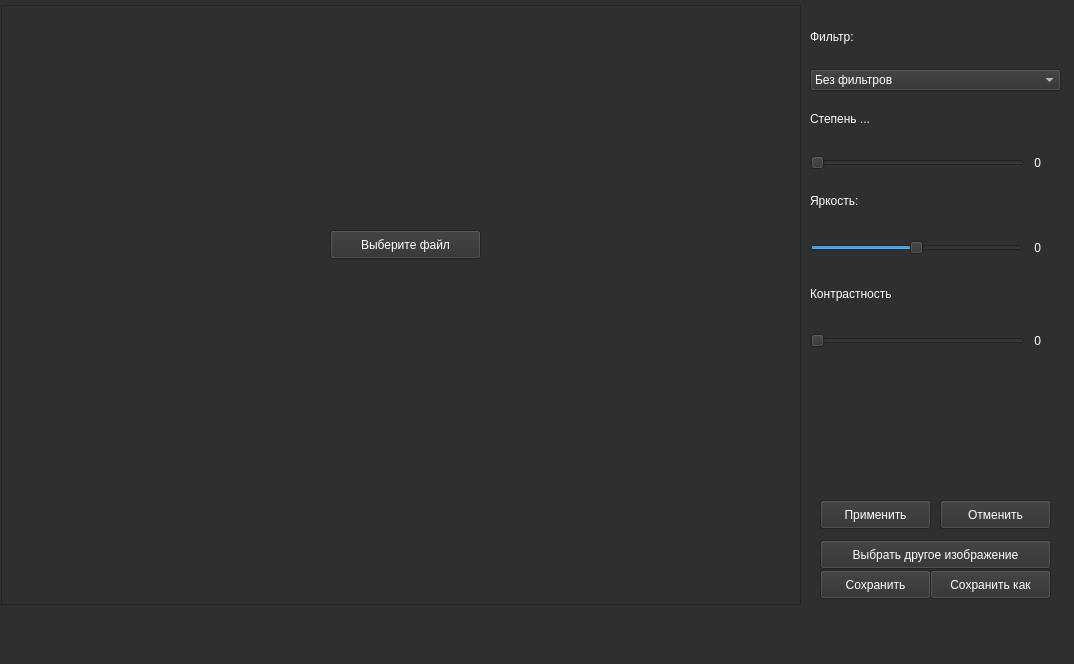
<?xml version="1.0" encoding="UTF-8"?>
<ui version="4.0">
 <class>MainWindow</class>
 <widget class="QMainWindow" name="MainWindow">
  <property name="geometry">
   <rect>
    <x>0</x>
    <y>0</y>
    <width>1074</width>
    <height>664</height>
   </rect>
  </property>
  <property name="windowTitle">
   <string>PicTweek</string>
  </property>
  <property name="styleSheet">
   <string notr="true">background-color: rgb(46, 47, 48);</string>
  </property>
  <property name="unifiedTitleAndToolBarOnMac">
   <bool>false</bool>
  </property>
  <widget class="QWidget" name="centralwidget">
   <widget class="QPushButton" name="chooseButton">
    <property name="geometry">
     <rect>
      <x>330</x>
      <y>230</y>
      <width>151</width>
      <height>29</height>
     </rect>
    </property>
    <property name="styleSheet">
     <string notr="true">color: rgb(255, 255, 255);</string>
    </property>
    <property name="text">
     <string>Выберите файл</string>
    </property>
   </widget>
   <widget class="QGraphicsView" name="graphicsView">
    <property name="geometry">
     <rect>
      <x>1</x>
      <y>5</y>
      <width>800</width>
      <height>600</height>
     </rect>
    </property>
    <property name="minimumSize">
     <size>
      <width>791</width>
      <height>451</height>
     </size>
    </property>
    <property name="styleSheet">
     <string notr="true">background-color: rgb(46, 47, 48);</string>
    </property>
   </widget>
   <widget class="QWidget" name="verticalLayoutWidget">
    <property name="geometry">
     <rect>
      <x>810</x>
      <y>180</y>
      <width>251</width>
      <height>181</height>
     </rect>
    </property>
    <layout class="QVBoxLayout" name="verticalLayout">
     <item>
      <widget class="QLabel" name="label_2">
       <property name="styleSheet">
        <string notr="true">color: rgb(255, 255, 255);</string>
       </property>
       <property name="text">
        <string>Яркость:</string>
       </property>
      </widget>
     </item>
     <item>
      <layout class="QVBoxLayout" name="verticalLayout_2">
       <item>
        <layout class="QHBoxLayout" name="horizontalLayout">
         <property name="spacing">
          <number>8</number>
         </property>
         <property name="sizeConstraint">
          <enum>QLayout::SetFixedSize</enum>
         </property>
         <item>
          <widget class="QSlider" name="brightnessSlider">
           <property name="styleSheet">
            <string notr="true"/>
           </property>
           <property name="minimum">
            <number>-100</number>
           </property>
           <property name="maximum">
            <number>100</number>
           </property>
           <property name="orientation">
            <enum>Qt::Horizontal</enum>
           </property>
           <property name="tickPosition">
            <enum>QSlider::NoTicks</enum>
           </property>
           <property name="tickInterval">
            <number>10</number>
           </property>
          </widget>
         </item>
         <item>
          <widget class="QLabel" name="brightnessLabel">
           <property name="enabled">
            <bool>true</bool>
           </property>
           <property name="minimumSize">
            <size>
             <width>30</width>
             <height>25</height>
            </size>
           </property>
           <property name="styleSheet">
            <string notr="true">color: rgb(255, 255, 255);
background-color: rgb(46, 47, 48);</string>
           </property>
           <property name="text">
            <string> 0</string>
           </property>
          </widget>
         </item>
        </layout>
       </item>
      </layout>
     </item>
     <item>
      <widget class="QLabel" name="label_3">
       <property name="styleSheet">
        <string notr="true">color: rgb(255, 255, 255);</string>
       </property>
       <property name="text">
        <string>Контрастность</string>
       </property>
      </widget>
     </item>
     <item>
      <layout class="QVBoxLayout" name="verticalLayout_6">
       <item>
        <layout class="QHBoxLayout" name="horizontalLayout_4">
         <item>
          <widget class="QSlider" name="contrastSlider">
           <property name="orientation">
            <enum>Qt::Horizontal</enum>
           </property>
          </widget>
         </item>
         <item>
          <widget class="QLabel" name="contrastLabel">
           <property name="minimumSize">
            <size>
             <width>30</width>
             <height>25</height>
            </size>
           </property>
           <property name="styleSheet">
            <string notr="true">color: rgb(255, 255, 255);
background-color: rgb(46, 47, 48);</string>
           </property>
           <property name="text">
            <string> 0</string>
           </property>
          </widget>
         </item>
        </layout>
       </item>
      </layout>
     </item>
    </layout>
   </widget>
   <widget class="QPushButton" name="saveButton">
    <property name="geometry">
     <rect>
      <x>820</x>
      <y>570</y>
      <width>111</width>
      <height>29</height>
     </rect>
    </property>
    <property name="minimumSize">
     <size>
      <width>0</width>
      <height>25</height>
     </size>
    </property>
    <property name="styleSheet">
     <string notr="true">color: rgb(255, 255, 255);</string>
    </property>
    <property name="text">
     <string>Сохранить</string>
    </property>
   </widget>
   <widget class="QPushButton" name="saveasButton">
    <property name="geometry">
     <rect>
      <x>930</x>
      <y>570</y>
      <width>121</width>
      <height>29</height>
     </rect>
    </property>
    <property name="minimumSize">
     <size>
      <width>0</width>
      <height>25</height>
     </size>
    </property>
    <property name="styleSheet">
     <string notr="true">color: rgb(255, 255, 255);</string>
    </property>
    <property name="text">
     <string>Сохранить как</string>
    </property>
   </widget>
   <widget class="QPushButton" name="changeButton">
    <property name="geometry">
     <rect>
      <x>820</x>
      <y>540</y>
      <width>231</width>
      <height>29</height>
     </rect>
    </property>
    <property name="minimumSize">
     <size>
      <width>0</width>
      <height>25</height>
     </size>
    </property>
    <property name="styleSheet">
     <string notr="true">color: rgb(255, 255, 255);</string>
    </property>
    <property name="text">
     <string>Выбрать другое изображение</string>
    </property>
   </widget>
   <widget class="QWidget" name="verticalLayoutWidget_2">
    <property name="geometry">
     <rect>
      <x>810</x>
      <y>10</y>
      <width>251</width>
      <height>81</height>
     </rect>
    </property>
    <layout class="QVBoxLayout" name="verticalLayout_3">
     <item>
      <widget class="QLabel" name="label">
       <property name="styleSheet">
        <string notr="true">color: rgb(255, 255, 255);
background-color: rgb(46, 47, 48);</string>
       </property>
       <property name="text">
        <string>Фильтр:</string>
       </property>
      </widget>
     </item>
     <item>
      <widget class="QComboBox" name="filterBox">
       <property name="styleSheet">
        <string notr="true">color: rgb(255, 255, 255);
background-color: rgb(46, 47, 48);</string>
       </property>
       <item>
        <property name="text">
         <string>Без фильтров</string>
        </property>
       </item>
       <item>
        <property name="text">
         <string>Яркость</string>
        </property>
       </item>
       <item>
        <property name="text">
         <string>Размытие</string>
        </property>
       </item>
       <item>
        <property name="text">
         <string>Чёрно-белый</string>
        </property>
       </item>
       <item>
        <property name="text">
         <string>Негатив</string>
        </property>
       </item>
       <item>
        <property name="text">
         <string>Увеличение резкости</string>
        </property>
       </item>
       <item>
        <property name="text">
         <string>Границы обьектов</string>
        </property>
       </item>
      </widget>
     </item>
    </layout>
   </widget>
   <widget class="QWidget" name="verticalLayoutWidget_3">
    <property name="geometry">
     <rect>
      <x>810</x>
      <y>100</y>
      <width>251</width>
      <height>81</height>
     </rect>
    </property>
    <layout class="QVBoxLayout" name="verticalLayout_4">
     <item>
      <widget class="QLabel" name="label_4">
       <property name="styleSheet">
        <string notr="true">color: rgb(255, 255, 255);</string>
       </property>
       <property name="text">
        <string>Степень ...</string>
       </property>
      </widget>
     </item>
     <item>
      <layout class="QHBoxLayout" name="horizontalLayout_3">
       <item>
        <widget class="QSlider" name="filterSlider">
         <property name="styleSheet">
          <string notr="true"/>
         </property>
         <property name="minimum">
          <number>1</number>
         </property>
         <property name="singleStep">
          <number>2</number>
         </property>
         <property name="pageStep">
          <number>2</number>
         </property>
         <property name="orientation">
          <enum>Qt::Horizontal</enum>
         </property>
        </widget>
       </item>
       <item>
        <widget class="QLabel" name="filterLabel">
         <property name="minimumSize">
          <size>
           <width>30</width>
           <height>25</height>
          </size>
         </property>
         <property name="styleSheet">
          <string notr="true">color: rgb(255, 255, 255);
background-color: rgb(46, 47, 48);</string>
         </property>
         <property name="text">
          <string> 0</string>
         </property>
        </widget>
       </item>
      </layout>
     </item>
    </layout>
   </widget>
   <widget class="QPushButton" name="applyButton">
    <property name="geometry">
     <rect>
      <x>820</x>
      <y>500</y>
      <width>111</width>
      <height>29</height>
     </rect>
    </property>
    <property name="styleSheet">
     <string notr="true">color: rgb(255, 255, 255);</string>
    </property>
    <property name="text">
     <string>Применить</string>
    </property>
   </widget>
   <widget class="QPushButton" name="cancelButton">
    <property name="geometry">
     <rect>
      <x>940</x>
      <y>500</y>
      <width>111</width>
      <height>29</height>
     </rect>
    </property>
    <property name="styleSheet">
     <string notr="true">color: rgb(255, 255, 255);</string>
    </property>
    <property name="text">
     <string>Отменить</string>
    </property>
   </widget>
   <zorder>graphicsView</zorder>
   <zorder>chooseButton</zorder>
   <zorder>verticalLayoutWidget</zorder>
   <zorder>saveButton</zorder>
   <zorder>saveasButton</zorder>
   <zorder>changeButton</zorder>
   <zorder>verticalLayoutWidget_2</zorder>
   <zorder>verticalLayoutWidget_3</zorder>
   <zorder>applyButton</zorder>
   <zorder>cancelButton</zorder>
  </widget>
  <widget class="QMenuBar" name="menubar">
   <property name="geometry">
    <rect>
     <x>0</x>
     <y>0</y>
     <width>1074</width>
     <height>25</height>
    </rect>
   </property>
  </widget>
  <widget class="QStatusBar" name="statusBar"/>
 </widget>
 <resources/>
 <connections/>
</ui>
